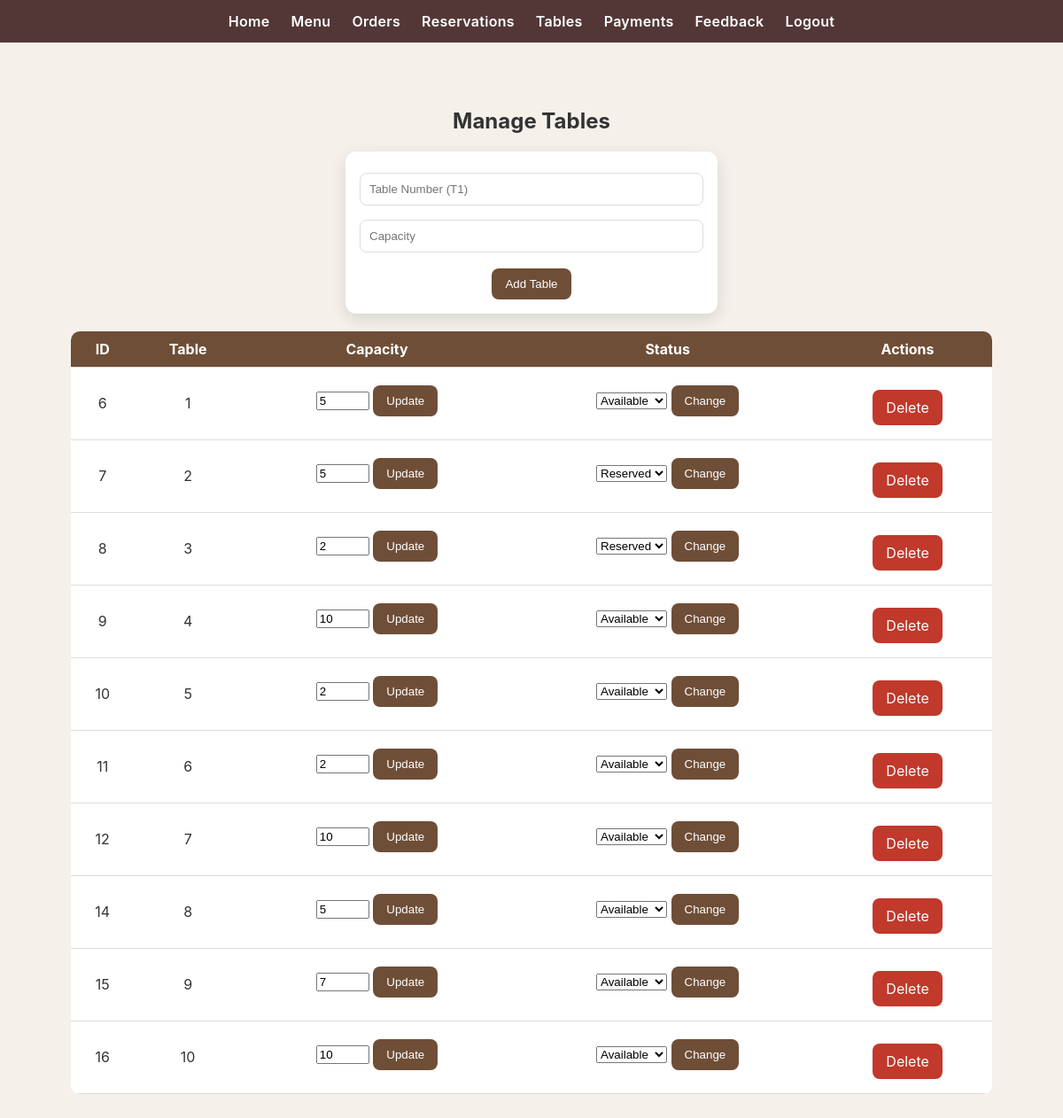
The app's page /admin/tables.php with its own data.
### tables this page shows
CREATE TABLE `cafe_tables` (
  `id` int(11) NOT NULL AUTO_INCREMENT,
  `table_no` int(11) DEFAULT NULL,
  `status` enum('Available','Reserved','Pending') DEFAULT NULL,
  `capacity` int(11) DEFAULT '2',
  PRIMARY KEY (`id`)
);

### admin/tables.php (the view, shortened to what this page needs)
<?php include '../db.php'; include 'navbar.php'; ?>
<link rel="stylesheet" href="../style.css">
<div class="container">
<h2 align="center">Manage Tables</h2>
<form class="form" method="post">
    <input type="text" name="table_no" placeholder="Table Number (T1)" required>
    <input type="number" name="capacity" placeholder="Capacity" required>
    <button class="btn" name="add">Add Table</button>
</form>
<table class="table">
<tr>
<th>ID</th>
<th>Table</th>
<th>Capacity</th>
<th>Status</th>
<th>Actions</th>
</tr>
<?php
$res = mysqli_query($conn,"SELECT * FROM cafe_tables");
while($row = mysqli_fetch_assoc($res)){
?>
<tr>
<td><?php echo $row['id']; ?></td>
<td><?php echo $row['table_no']; ?></td>
<td>
<form method="post">
<input type="number" name="capacity" value="<?php echo $row['capacity']; ?>" style="width:60px;">
<button class="btn small" name="update_cap">Update</button>
</form>
</td>
<td>
<form method="post">
<select name="status">
<option <?php if($row['status']=="Available") echo "selected"; ?>>Available</option>
<option <?php if($row['status']=="Reserved") echo "selected"; ?>>Reserved</option>
</select>
<button class="btn small" name="update_status">Change</button>
</form>
</td>
<td>
<a class="btn danger" href="?del=<?php echo $row['id']; ?>">Delete</a>
</td>
</tr>
<?php } ?>
</table>
</div>

### style.css (style rules this page uses)
* { box-sizing:border-box }
body { margin: 0; font-family: -apple-system, BlinkMacSystemFont, "Segoe UI", Arial, sans-serif; }
body { margin:0;background:#f5f1ea;color:#333 }
.container { width:92%;max-width:1100px;margin:24px auto }
.form { background:#fff;border-radius:12px;padding:16px;max-width:420px;margin:20px auto; box-shadow:0 6px 18px rgba(0,0,0,.12);text-align: center; }
.form input,.form select,.form textarea { width:100%;padding:10px;margin:8px 0;border:1px solid #ddd;border-radius:8px }
.btn { display:inline-block;background:#6f4e37;color:#fff;border:none;border-radius:8px; padding:10px 14px;cursor:pointer;text-decoration:none }
.btn.danger { background:#c0392b }
.table { width:100%;border-collapse:collapse;background:#fff;border-radius:10px;overflow:hidden }
.table th,.table td { padding:10px;border-bottom:1px solid #eee;text-align:center }
.table th { background:#4b2e2e;color:#fff }
.btn { display: inline-block; margin-top: 10px; background: #6f4e37; color: white; padding: 10px 15px; border-radius: 8px; text-decoration: none; transition: 0.3s; }
.container { padding: 30px; }
.table { width: 100%; margin-top: 20px; border-collapse: collapse; }
.table th, .table td { padding: 10px; border-bottom: 1px solid #ddd; text-align: center; }
.table th { background: #6f4e37; color: white; }
.danger { background: #c0392b; }

### records on screen
cafe_tables: id "6", table_no "1", capacity "5", status "Available"
cafe_tables: id "7", table_no "2", capacity "5", status "Reserved"
cafe_tables: id "8", table_no "3", capacity "2", status "Reserved"
cafe_tables: id "9", table_no "4", capacity "10", status "Available"
cafe_tables: id "10", table_no "5", capacity "2", status "Available"
cafe_tables: id "11", table_no "6", capacity "2"
cafe_tables: id "12", table_no "7", capacity "10", status "Available"
cafe_tables: id "14", table_no "8", capacity "5", status "Available"
cafe_tables: id "15", table_no "9", capacity "7", status "Available"
cafe_tables: id "16", table_no "10", capacity "10", status "Available"
